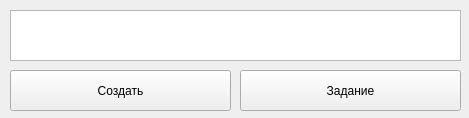
<?xml version="1.0" encoding="UTF-8"?>
<ui version="4.0">
 <class>MainWindow</class>
 <widget class="QWidget" name="MainWindow">
  <property name="geometry">
   <rect>
    <x>0</x>
    <y>0</y>
    <width>469</width>
    <height>118</height>
   </rect>
  </property>
  <property name="windowTitle">
   <string>MainWindow</string>
  </property>
  <widget class="QTextBrowser" name="textBrowser">
   <property name="geometry">
    <rect>
     <x>10</x>
     <y>10</y>
     <width>451</width>
     <height>51</height>
    </rect>
   </property>
  </widget>
  <widget class="QPushButton" name="pushButton">
   <property name="geometry">
    <rect>
     <x>10</x>
     <y>70</y>
     <width>221</width>
     <height>41</height>
    </rect>
   </property>
   <property name="text">
    <string>Создать</string>
   </property>
  </widget>
  <widget class="QPushButton" name="pushButton_2">
   <property name="geometry">
    <rect>
     <x>240</x>
     <y>70</y>
     <width>221</width>
     <height>41</height>
    </rect>
   </property>
   <property name="text">
    <string>Задание</string>
   </property>
  </widget>
 </widget>
 <resources/>
 <connections/>
</ui>
